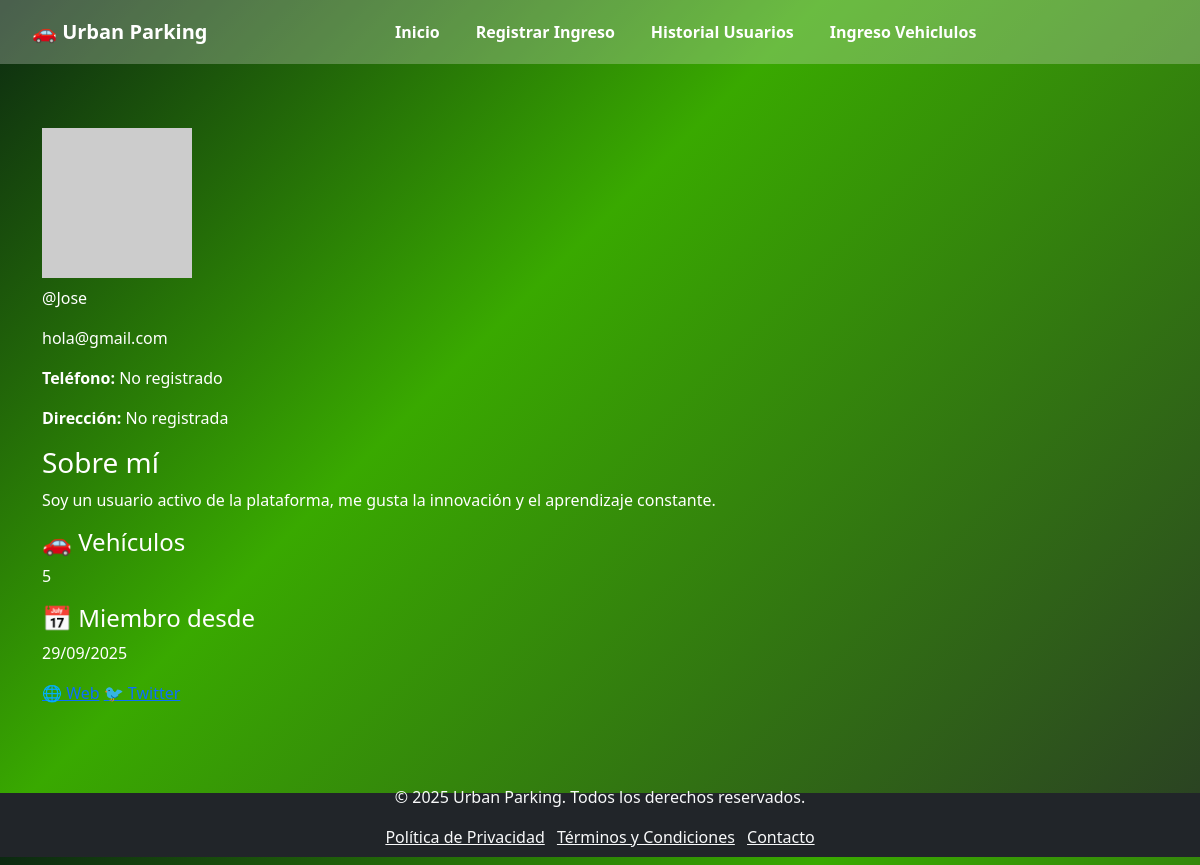
/perfil/ (signed in), run on the app's committed database.
### Appperfil/models.py (models this page shows, shortened)
class Perfil(models.Model):
    user = models.OneToOneField(User, on_delete=models.CASCADE, related_name="perfil_extra")
    telefono = models.CharField(max_length=20, blank=True, null=True)
    direccion = models.CharField(max_length=200, blank=True, null=True)
    foto = models.ImageField(upload_to='fotos_perfil/', blank=True, null=True)

### Appperfil/views.py (the view)
# urls.py: path('', views.perfil_usuario, name='perfil_usuario'),
@login_required
def perfil_usuario(request):
    perfil, created = Perfil.objects.get_or_create(user=request.user)
    return render(request, 'perfil/perfil.html', {'perfil': perfil})

### Appperfil/templates/perfil/perfil.html (shortened to what this page needs)
{% extends "inveh/base111.html" %}
{% block contenido %}
<div class="perfil-container">
    <div class="perfil-header">
        <div class="perfil-foto-container">
            {% if perfil.foto %}
                <img src="{{ perfil.foto.url }}" alt="Foto de perfil" class="perfil-foto">
            {% else %}
                <img src="https://via.placeholder.com/150" alt="Foto de perfil" class="perfil-foto">
            {% endif %}
        </div>
        <div class="perfil-info">
            <p class="perfil-username">@{{ perfil.user.username }}</p>
            <p class="perfil-email">{{ perfil.user.email }}</p>
        </div>
    </div>
    <div class="perfil-detalles">
        <p><b>Teléfono:</b> {{ perfil.telefono|default:"No registrado" }}</p>
        <p><b>Dirección:</b> {{ perfil.direccion|default:"No registrada" }}</p>
    </div>
    <div class="perfil-bio">
        <h3>Sobre mí</h3>
        <p>Soy un usuario activo de la plataforma, me gusta la innovación y el aprendizaje constante.</p>
    </div>
    <div class="perfil-stats">
        <div class="stat-card">
            <h4>🚗 Vehículos</h4>
            <p>5</p>
        </div>
        <div class="stat-card">
            <h4>📅 Miembro desde</h4>
            <p>{{ perfil.user.date_joined|date:"d/m/Y" }}</p>
        </div>
    </div>
    <div class="perfil-social">
        <a href="#" class="social-link">🌐 Web</a>
        <a href="#" class="social-link">🐦 Twitter</a>
    </div>
</div>
{% endblock %}

### Appinformacion/static/informaj/css/informes44.css (style rules this page uses)
body { margin: 0; padding: 0; font-family: Arial, sans-serif; min-height: 100vh; display: flex; flex-direction: column; background: linear-gradient(135deg, #0c2911 0%, #39A900 40%, #2a3e24 100%); color: #333; }

### Appiniciosoft/static/softj/css/soft.css (style rules this page uses)
body { margin: 0; padding: 0; font-family: "Segoe UI", Arial, sans-serif; min-height: 100vh; display: flex; flex-direction: column; background: linear-gradient(135deg, #0c2911 0%, #39A900 40%, #2a3e24 100%); color: #fff; }

### parking/static/inicios/css/admin_united.css (style rules this page uses)
body { margin: 0; padding: 0; font-family: "Segoe UI", Arial, sans-serif; min-height: 100vh; display: flex; flex-direction: column; background: linear-gradient(135deg, #0c2911 0%, #39A900 40%, #2a3e24 100%); color: #fff; }

### data on the page
Perfil: user.username "Jose", user.email "hola@gmail.com", telefono "No registrado", direccion "No registrada", user.date_joined "29/09/2025"
